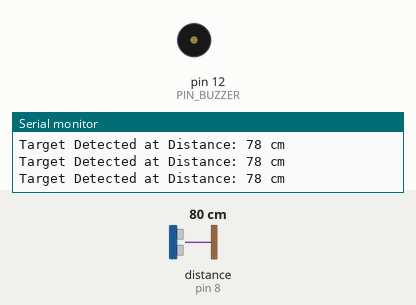
Bench run of a sketch on a simulated Arduino Uno, built with avr-gcc and run on an emulated ATmega328P. Shown: buzzer (waves = sounding, pin HIGH), the last lines printed to the serial monitor. Wiring (inferred from the names in the program): ultrasonic range finder: trigger pin 9; echo pin 8. The test bench sets the inputs (shaded band); at power-on: distance to the obstacle (sensor on pin 8) 80 cm. The echo pulse lasts 58.3 µs per cm; pins used as bus, display or sensor lines are not drawn.

Above: at 1.3 s.
1.4 s: distance to the obstacle (sensor on pin 8) set to 55 cm
2.9 s: distance to the obstacle (sensor on pin 8) set to 48 cm
At 3.9 s:
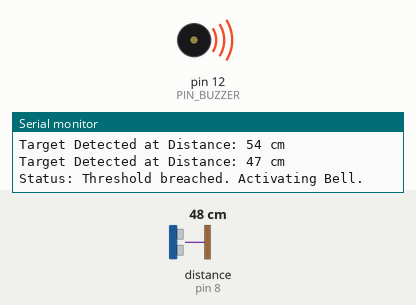
5.9 s: distance to the obstacle (sensor on pin 8) set to 60 cm
At 8.2 s:
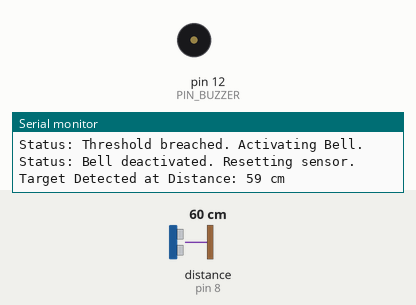
8.9 s: distance to the obstacle (sensor on pin 8) set to 2 cm
At 10.3 s:
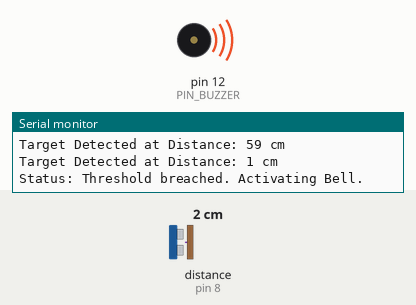
Timing chart, 0 to 12.9 s (numbered marks = the images above; inputs shaded):
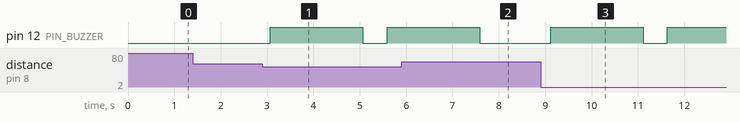

Measured:
- the behaviour switches between 52 and 51 cm on distance to the obstacle (sensor on pin 8) (found by bisection; images 0 and 1)
- after the input at 2.9 s, pin 12 (PIN_BUZZER): LOW → HIGH after 0.17 s, → LOW 2.0 s later, → HIGH 0.52 s later
- after the input at 5.9 s, pin 12 (PIN_BUZZER): goes on until 7.6 s, then stays LOW
- after the input at 8.9 s, pin 12 (PIN_BUZZER): LOW → HIGH after 0.21 s, → LOW 2.0 s later, → HIGH 0.52 s later

The sketch:

Contactless_Doorbell.ino
```cpp
/**
 * @file Contactless_Doorbell.ino
 * @brief Smart Contactless Doorbell System using HC-SR04 Ultrasonic Sensor
 *
 * This system detects a user's presence within a specific threshold distance
 * using an ultrasonic sensor and triggers a piezo buzzer, functioning as a
 * touch-free doorbell to improve hygiene and automate entry workflows.
 */

// --- Pin Definitions ---
const int PIN_ULTRASONIC_TRIG = 9;
const int PIN_ULTRASONIC_ECHO = 8;
const int PIN_BUZZER = 12;

// --- System Configuration Constants ---
const int DISTANCE_THRESHOLD_CM = 50;   // Trigger threshold in centimeters
const int TRIGGER_DELAY_MS = 2000;      // Delay after triggering buzzer
const int POLL_INTERVAL_MS = 500;       // Sensor polling interval

// --- Helper Functions ---
/**
 * Retrieves the distance from the HC-SR04 sensor in centimeters.
 * @return distance in cm, or -1 if timeout/error occurs.
 */
int getDistanceCM() {
    // Ensure the trigger pin is low
    digitalWrite(PIN_ULTRASONIC_TRIG, LOW);
    delayMicroseconds(2);

    // Send a 10 microsecond pulse to trigger the sensor
    digitalWrite(PIN_ULTRASONIC_TRIG, HIGH);
    delayMicroseconds(10);
    digitalWrite(PIN_ULTRASONIC_TRIG, LOW);

    // Read the echo pin pulse duration (timeout after 30000us ~ 5 meters)
    long duration = pulseIn(PIN_ULTRASONIC_ECHO, HIGH, 30000);

    // If duration is 0, pulseIn timed out (no object detected in range)
    if (duration == 0) {
        return -1;
    }

    // Convert duration to distance in cm (Speed of sound = 343m/s)
    return duration * 0.034 / 2;
}

void setup() {
    // Initialize Hardware Pins
    pinMode(PIN_ULTRASONIC_TRIG, OUTPUT);
    pinMode(PIN_ULTRASONIC_ECHO, INPUT);
    pinMode(PIN_BUZZER, OUTPUT);

    // Ensure buzzer is off on startup
    digitalWrite(PIN_BUZZER, LOW);

    // Initialize Serial Communication for debugging
    Serial.begin(9600);
    Serial.println("System Initialized: Contactless Doorbell Active.");
}

void loop() {
    int distance = getDistanceCM();

    if (distance > 0) {
        Serial.print("Target Detected at Distance: ");
        Serial.print(distance);
        Serial.println(" cm");

        // Check if target is within the activation threshold
        if (distance <= DISTANCE_THRESHOLD_CM) {
            Serial.println("Status: Threshold breached. Activating Bell.");

            digitalWrite(PIN_BUZZER, HIGH); // Activate doorbell
            delay(TRIGGER_DELAY_MS);        // Keep buzzer on for defined duration
            digitalWrite(PIN_BUZZER, LOW);  // Deactivate doorbell

            Serial.println("Status: Bell deactivated. Resetting sensor.");
        } else {
            digitalWrite(PIN_BUZZER, LOW); // Ensure buzzer is off
        }
    } else {
        Serial.println("Status: No target in range.");
        digitalWrite(PIN_BUZZER, LOW);
    }

    // Wait before next sensor poll to avoid echo overlapping
    delay(POLL_INTERVAL_MS);
}
```
